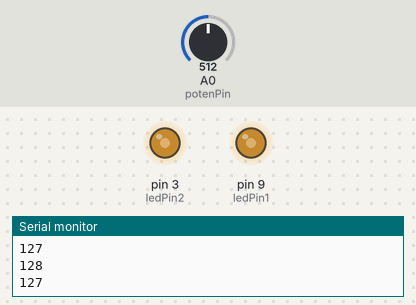
Bench run of a sketch on a simulated Arduino Uno, built with avr-gcc and run on an emulated ATmega328P. Parts: output pins drawn as LEDs (lit = HIGH), the last lines printed to the serial monitor. The test bench sets the inputs (shaded band); at power-on: A0 (potenPin) = 512.

Above: at 1.2 s.
1.3 s: A0 (potenPin) set to 716
At 1.7 s:
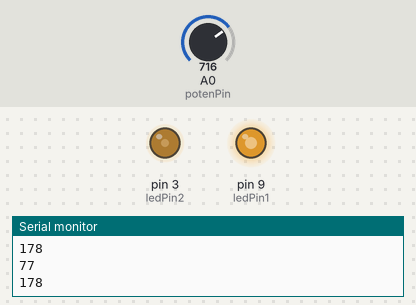
2.8 s: A0 (potenPin) set to 900
At 4.0 s:
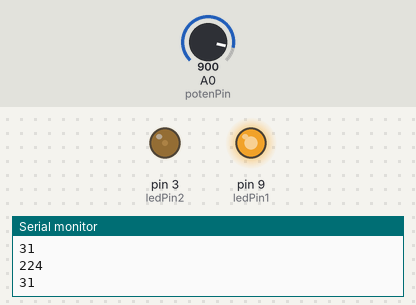
4.3 s: A0 (potenPin) set to 1023
At 5.2 s:
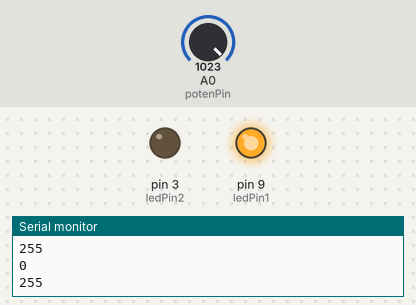
5.8 s: A0 (potenPin) set to 511
At 6.5 s:
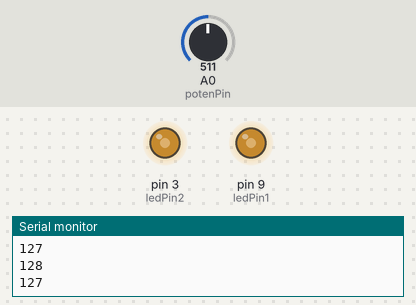
7.3 s: A0 (potenPin) set to 306
At 8.5 s:
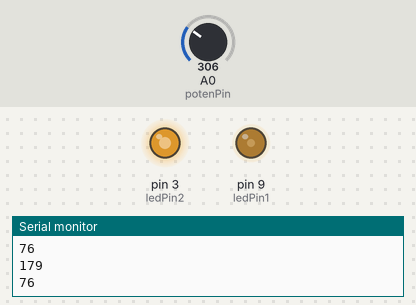
8.8 s: A0 (potenPin) set to 122
At 9.7 s:
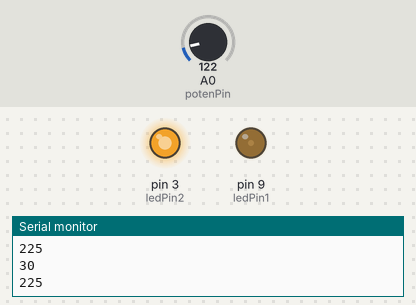
Timing chart, 0 to 11.3 s (numbered marks = the images above; inputs shaded):
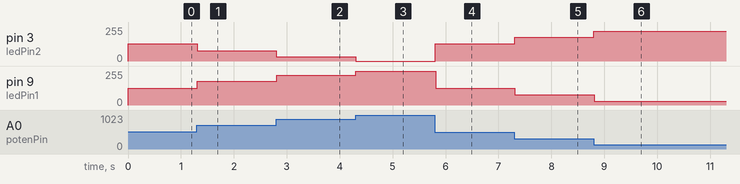

Measured:
- after the input at 1.3 s, pin 3 (ledPin2): 128/255 → 77/255 at once; pin 9 (ledPin1): 127/255 → 178/255 at once
- after the input at 2.8 s, pin 3 (ledPin2): 77/255 → 31/255 at once; pin 9 (ledPin1): 178/255 → 224/255 at once
- after the input at 4.3 s, pin 3 (ledPin2): 31/255 → 0/255 at once; pin 9 (ledPin1): 224/255 → 255/255 at once
- after the input at 5.8 s, pin 3 (ledPin2): 0/255 → 128/255 at once; pin 9 (ledPin1): 255/255 → 127/255 at once
- after the input at 7.3 s, pin 3 (ledPin2): 128/255 → 179/255 at once; pin 9 (ledPin1): 127/255 → 76/255 at once
- after the input at 8.8 s, pin 3 (ledPin2): 179/255 → 225/255 at once; pin 9 (ledPin1): 76/255 → 30/255 at once

The sketch:

potentiometer.ino
```cpp
int potenPin = A0;
int potenValue1 = 0;
int potenValue2 = 0;
int ledPin1 = 9;
int ledPin2 = 3;

void setup() {
  // put your setup code here, to run once:
pinMode(potenPin,INPUT);
Serial.begin(9600);
pinMode(ledPin1,OUTPUT);
pinMode(ledPin2,OUTPUT);
}

void loop() {
  // put your main code here, to run repeatedly:
potenValue1 = analogRead(potenPin);
potenValue1 = map(potenValue1,0,1023,0,255);
Serial.println(potenValue1);
analogWrite(ledPin1,potenValue1);
delay(2);

potenValue2 = analogRead(potenPin);
potenValue2 = map(potenValue2,0,1023,255,0);
Serial.println(potenValue2);
analogWrite(ledPin2,potenValue2);
delay(2);
}
```
